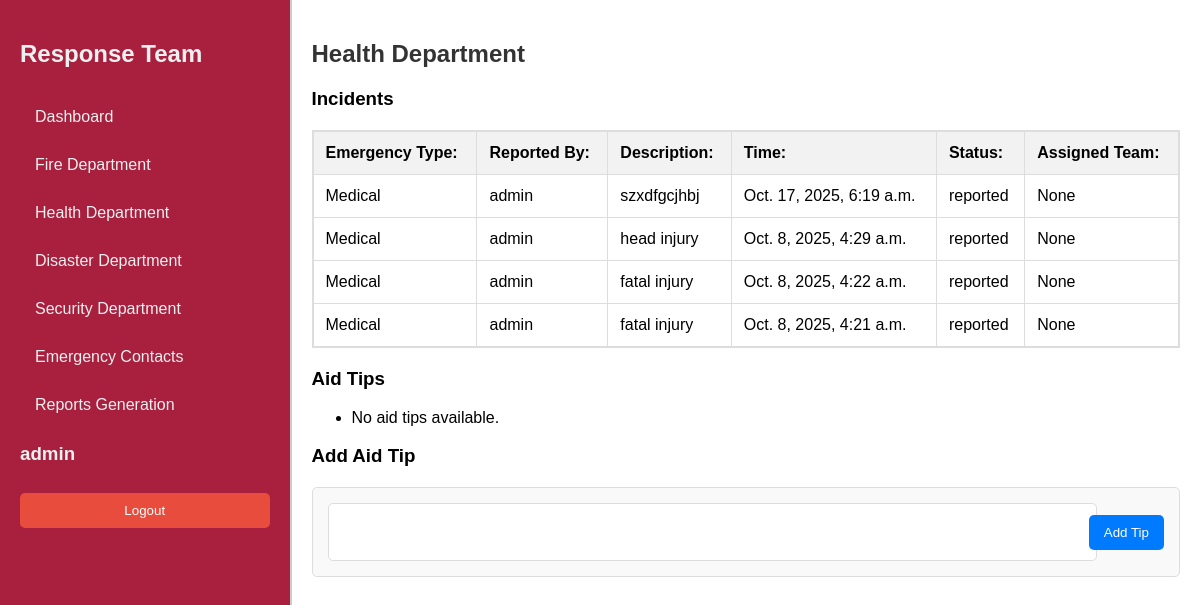
/response-team/health/ (signed in), run on the app's committed database.
### sos/models.py (models this page shows, shortened)
class Emergency(models.Model):
    LOCATION_CHOICES = (
        ('location_1', 'Thika Town'),
        ('location_2', 'Bidco'),
        ('location_3', 'Runda'),
        ('location_4', 'Starehe'),
        ('location_5', 'MKU'),
        ('location_6', 'Thika Level 5'),
        ('location_7', 'Kiandutu'),
        ('location_8', 'Biafra'),
    )
    STATUS_CHOICES = (
        ('reported', 'Reported'),
        ('dispatched', 'Dispatched'),
        ('on_seen', 'On Seen'),
        ('resolved', 'Resolved'),
        ('cancelled', 'Cancelled'),
    )
    emergency_type = models.ForeignKey(EmergencyType, on_delete=models.CASCADE)
    reported_by = models.ForeignKey(User, on_delete=models.CASCADE)
    description = models.TextField(blank=True)
    reported_at = models.DateTimeField(auto_now_add=True)
    resolved_at = models.DateTimeField(blank=True, null=True)
    assigned_team = models.ForeignKey(
        'ResponseTeam',
        on_delete=models.SET_NULL,
        null=True,
        blank=True,
        related_name='assigned_emergencies'
    )
    location = models.CharField(max_length=20, choices=LOCATION_CHOICES, default='location_1', help_text="Select the location of the emergency")
    status = models.CharField(max_length=20, choices=STATUS_CHOICES, default='reported')
    class Meta:
        ordering = ['-reported_at']
        verbose_name = 'Emergency Report'
        verbose_name_plural = 'Emergency Reports'

class EmergencyType(models.Model):
    name = models.CharField(max_length=255, unique=True, help_text="Fire, Medical, Security")
    description = models.TextField(blank=True, null=True)
    def __str__(self):
        return self.name

### responseTeam/views.py (the view)
# urls.py: path('health/', views.healthDepartment, name='health_department'),
@staff_member_required
def healthDepartment(request):
    medical_type = get_object_or_404(EmergencyType, name='Medical')  # Get the EmergencyType instance for 'Medical'
    incidents = Emergency.objects.filter(emergency_type=medical_type)
    tips = AidTip.objects.filter(emergency_type=medical_type)  # Use the medical_type instance
    if request.method == 'POST':
        form = AidTipForm(request.POST)
        if form.is_valid():
            aid_tip = form.save(commit=False)  # Do not save to the database yet
            aid_tip.emergency_type = medical_type  # Set the emergency type
            aid_tip.save()  # Now save the instance
            return redirect('health_department')
    else:
        form = AidTipForm()  # No initial data needed since emergency_type is set in the view
    context = {
        'incidents': incidents,
        'tips': tips,
        'form': form,
    }
    return render(request, 'healthdepartment/health.html', context)

### sos/forms.py
class AidTipForm(forms.ModelForm):
    class Meta:
        model = AidTip
        fields = ['tip']  # Only include the tip field
    def __init__(self, *args, **kwargs):
        super(AidTipForm, self).__init__(*args, **kwargs)

### responseTeam/views.py (called while the page is built)
def staff_member_required(view_func):
    decorated_view_func = user_passes_test(lambda u: u.is_staff)(view_func)
    return decorated_view_func

### responseTeam/templates/healthdepartment/health.html (shortened to what this page needs)
{% extends 'dashboard.html' %}
{% block content %}
<h2>Health Department</h2>
<h3>Incidents</h3>
<div class="table-container">
    <table id="incidentTable">
        <thead>
            <tr>
                <th><strong>Emergency Type:</strong></th>
                <th><strong>Reported By:</strong></th>
                <th><strong>Description:</strong></th>
                <th><strong>Time:</strong></th>
                <th><strong>Status:</strong></th>
                <th><strong>Assigned Team:</strong></th>
            </tr>
        </thead>
        <tbody>
            {% for incident in incidents %}
            <tr style="cursor: pointer" onclick="window.location='{% url 'incidents_detail' incident.pk %}'">
                <td>{{ incident.emergency_type }}</td>
                <td>{{ incident.reported_by }}</td>
                <td>{{ incident.description }}</td>
                <td>{{ incident.reported_at }}</td>
                <td>{{ incident.status }}</td>
                <td>{{ incident.assigned_team }}</td>
            </tr>
            {% empty %}
            <tr>
                <td colspan="6">No incidents reported yet</td>
            </tr>
            {% endfor %}
        </tbody>
    </table>
</div>
<h3>Aid Tips</h3>
<ul>
    {% for tip in tips %}
        <li>{{ tip.tip }}</li>
    {% empty %}
        <li>No aid tips available.</li>
    {% endfor %}
</ul>
<h3>Add Aid Tip</h3>
<div class="add-tip-form">
    <form method="post">
        <div class="form-group">
            <input type="text" name="{{ form.tip.name }}" id="{{ form.tip.id_for_label }}" class="form-control" value="{{ form.tip.value|default:'' }}" required>
        </div>
        <button type="submit">Add Tip</button>
    </form>
</div>
{% endblock %}

### responseTeam/templates/components/staff_aside.html (shortened to what this page needs)
<aside class="sidebar">
    <h2 class='title'><a href='/' class="sidebar-title">
        Response Team</a></h2>
    <ul class="sidebar-menu">
        <li class="sidebar-item">
            <a href='/response-team/' class="sidebar-link">Dashboard</a>
        </li>
        <li class="sidebar-item">
            <a href='/response-team/fire/' class="sidebar-link">Fire Department</a>
        </li>
        <li class="sidebar-item">
            <a href='/response-team/health/' class="sidebar-link">Health Department</a>
        </li>
        <li class="sidebar-item">
            <a href='/response-team/disaster/' class="sidebar-link">Disaster Department</a>
        </li>
        <li class="sidebar-item">
            <a href='/response-team/security/' class="sidebar-link">Security Department</a>
        </li>
        <li class="sidebar-item">
            <a href="{%url 'emergency_contacts_list'%}" class="sidebar-link">Emergency Contacts</a>
        </li>
        <li class="sidebar-item">
            <a href="{%url 'all_reports-overview'%}" class="sidebar-link">Reports Generation</a>
        </li>
        {% if user.is_authenticated %}
            <h3>{{user.username}}</h3>
            <form method="post" action="{% url 'logout' %}">
                <button type="submit" class="logout-button">Logout</button>
            </form>
            {% else %}
            <a href="/accounts/login" class="login" style='text-decoration:none; color:white;'>Login</a>
            {% endif %}
    </ul>
</aside>

### responseTeam/templates/dashboard.html (style rules this page uses)
html, body { height: 100%; width: 100%; margin: 0; padding: 0; }
body { font-family: "Arial", sans-serif; background-color: #f4f7fa; position: relative; }
h2 { color: #333; margin-top: 20px; }
.table-container { max-height: 400px; overflow-y: auto; overflow-x: hidden; border: 1px solid #ddd; margin: 20px 0; }
table { width: 100%; border-collapse: collapse; margin: 0; }
th, td { padding: 12px; text-align: left; border: 1px solid #ddd; }
th { background-color: #f2f2f2; font-weight: bold; }
button { background-color: #dc3545; color: white; border: none; padding: 10px 15px; border-radius: 5px; cursor: pointer; transition: background-color 0.3s; }

### responseTeam/templates/components/staff_aside.html (style rules this page uses)
.sidebar { background-color: #a9203e; color: #ecf0f1; padding: 20px; height: 100%; display: flex; flex-direction: column; }
.sidebar-title { font-size: 24px; font-weight: bold; color: #ecf0f1; text-decoration: none; margin-bottom: 20px; text-align: center; }
.sidebar-menu { list-style: none; padding: 0; margin: 0; }
.sidebar-item { margin: 10px 0; }
.sidebar-link { color: #ecf0f1; text-decoration: none; padding: 10px 15px; display: block; border-radius: 5px; transition: background-color 0.3s; }
.logout-button { background-color: #e74c3c; color: white; border: none; padding: 10px 15px; border-radius: 5px; cursor: pointer; width: 100%; margin-top: 10px; transition: background-color 0.3s; }

### responseTeam/templates/healthdepartment/health.html (style rules this page uses)
.add-tip-form { margin-top: 20px; background: #f9f9f9; padding: 15px; border-radius: 5px; border: 1px solid #ddd; }
form { display: flex; align-items: center; gap: 10px; }
.form-group { flex: 1; margin-bottom: 0; }
.form-control { width: 100%; padding: 8px; border: 1px solid #ddd; border-radius: 5px; font-size: 14px; height: 40px; resize: none; }
.add-tip-form button { background-color: #007BFF; color: white; border: none; padding: 10px 15px; border-radius: 5px; cursor: pointer; transition: background-color 0.3s ease; }

### data on the page
Emergency: emergency_type "Medical", reported_by "admin", description "szxdfgcjhbj", reported_at "Oct. 17, 2025, 6:19 a.m.", status "reported", assigned_team "None"
Emergency: emergency_type "Medical", reported_by "admin", description "head injury", reported_at "Oct. 8, 2025, 4:29 a.m.", status "reported", assigned_team "None"
Emergency: emergency_type "Medical", reported_by "admin", description "fatal injury", reported_at "Oct. 8, 2025, 4:22 a.m.", status "reported", assigned_team "None"
Emergency: emergency_type "Medical", reported_by "admin", description "fatal injury", reported_at "Oct. 8, 2025, 4:21 a.m.", status "reported", assigned_team "None"

### other printed values
{{ user.username }} "admin"
